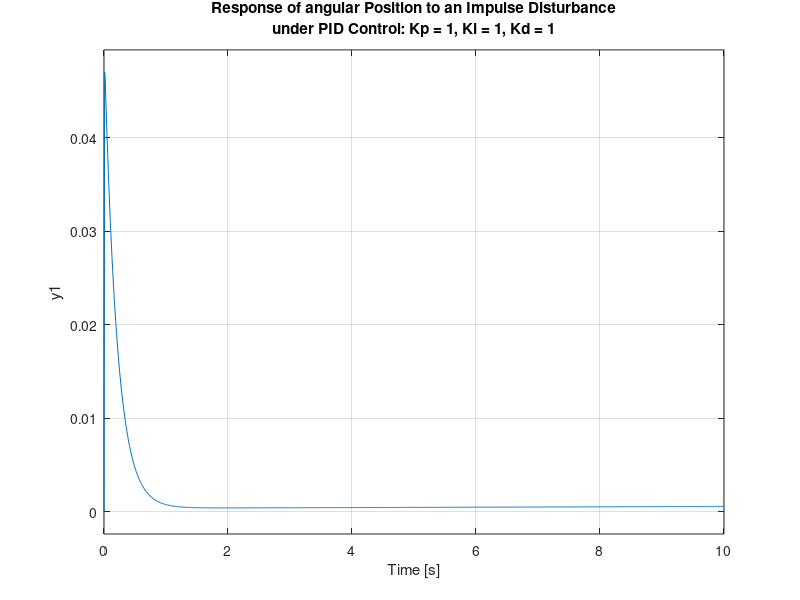

Here is the MATLAB script that generated this plot:
%% SISO IP model and control
disp("Wacks")

M = 0.045; % kg
m = 0.25; % kg
b = 0.5; % 
I = 0.005633333333333334;
g = 9.8;
l = 0.13;
q = (M+m)*(I+m*l^2)-(m*l)^2;
s = tf('s');
P_pend = (m*l*s/q)/(s^3 + (b*(I + m*l^2))*s^2/q - ((M + m)*m*g*l)*s/q - b*m*g*l/q);

Kp = 100;
Ki = 1;
Kd = 20;
C = pid(Kp,Ki,Kd);
T = feedback(P_pend,C);

t=0:0.01:10;
impulse(T,t)
title({'Response of angular Position to an Impulse Disturbance';'under PID Control: Kp = 1, Ki = 1, Kd = 1'});